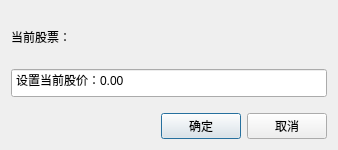
<?xml version="1.0" encoding="UTF-8"?>
<ui version="4.0">
 <class>JKSettingLatestPrice</class>
 <widget class="QDialog" name="JKSettingLatestPrice">
  <property name="geometry">
   <rect>
    <x>0</x>
    <y>0</y>
    <width>338</width>
    <height>150</height>
   </rect>
  </property>
  <property name="windowTitle">
   <string>JKSettingLatestPrice</string>
  </property>
  <layout class="QVBoxLayout" name="verticalLayout">
   <item>
    <widget class="QLabel" name="lblCurStock">
     <property name="text">
      <string>当前股票：</string>
     </property>
    </widget>
   </item>
   <item>
    <widget class="QDoubleSpinBox" name="dSpBxPrice">
     <property name="minimumSize">
      <size>
       <width>0</width>
       <height>30</height>
      </size>
     </property>
     <property name="buttonSymbols">
      <enum>QAbstractSpinBox::NoButtons</enum>
     </property>
     <property name="prefix">
      <string>设置当前股价：</string>
     </property>
    </widget>
   </item>
   <item>
    <layout class="QHBoxLayout" name="horizontalLayout_2">
     <property name="topMargin">
      <number>9</number>
     </property>
     <item>
      <spacer name="horizontalSpacer">
       <property name="orientation">
        <enum>Qt::Horizontal</enum>
       </property>
       <property name="sizeHint" stdset="0">
        <size>
         <width>40</width>
         <height>20</height>
        </size>
       </property>
      </spacer>
     </item>
     <item>
      <widget class="QPushButton" name="pBtnOK">
       <property name="text">
        <string>确定</string>
       </property>
      </widget>
     </item>
     <item>
      <widget class="QPushButton" name="pBtnCancel">
       <property name="text">
        <string>取消</string>
       </property>
      </widget>
     </item>
    </layout>
   </item>
  </layout>
 </widget>
 <layoutdefault spacing="6" margin="11"/>
 <resources/>
 <connections/>
</ui>
